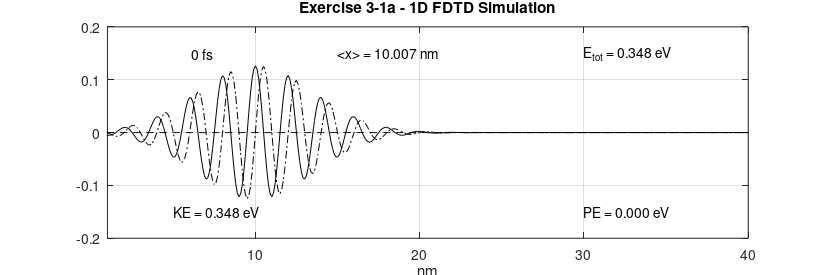
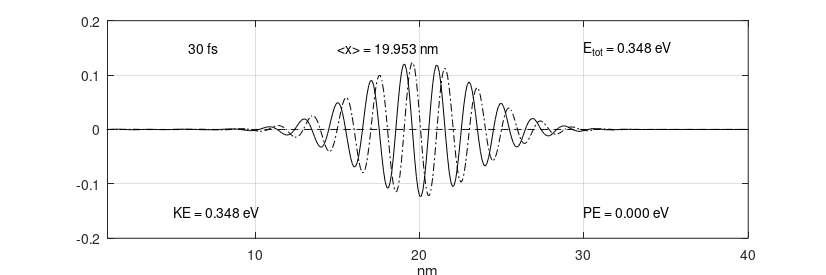
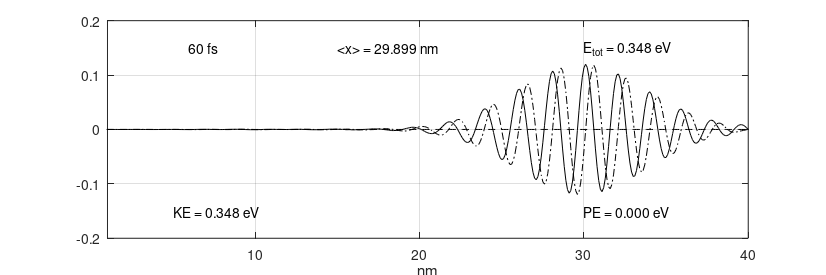

The MATLAB source for these figures, in order:
##############################################################################
##
## Copyright (C) 2023, Ervin Mazlagic
##
## This file is part of the personal solutions manual for "Quantum Mechanics
## for Electrical Engineers" by Dennis M. Sullivan (ISBN 978-0-470-87409-7),
## see "github.com/ninux/qmee".
##
##############################################################################

## Chapter 1 - Exercise 3-1a
## 1D FDTD simulation of psi

# cleanup environment
clear all;
close all;

% measure time for complete script to run
tic();

# general definitions and constants
h           = 6.626e-34;    # [J*s]     Plank's constant
hbar        = h/(2*pi);     # [J*s]     reduced Plank's constant
m0          = 9.1e-31;      # [kg]      free space mass of electron (rest mass)

meff_Si     = 1.08;         # [-]       effective mass factor of Si
meff_Ge     = 0.067;        # [-]       effective mass factor of Ge
meff_GaAs   = 0.55;         # [-]       effective mass factor of GaAs

meff        = meff_Si;      # [m]       effective mass
melec       = meff*m0;      # [?]       mass of an electron
ecoul       = 1.6e-19;      # [C]       charge of an electron
epsz        = 8.85e-9;      # [A*s/V/m] dielectric of free space
eV2J        = 1.6e-19;      # [-]       energy conversion factor (eV to J)
J2eV        = 1/eV2J;       # [-]       energy conversion factor (J to eV)

# simulation parameters
NN          = 400;          # [-]       number of points in the problem space
del_x       = .1e-9;        # [?]       cell size
dt          = 2e-17;        # [s]       time steps
DX          = del_x*1e9;    # [_]       cell size in nm
XX          = (DX:DX:DX*NN);# [-]       length in nm for plotting
ra          = (0.5*hbar/melec)*(dt/del_x^2);    # must be < 0.15 for stability

# check stability
if (ra < 0.15)
    # stable
elseif
    # unstable
    printf("WARNING: Simulation not stable, check parameters ...");
endif

# specification of the potential
# original code with loops
#{
V = zeros(1,NN);  # init potential vector

## potential definitions

# constant barrier band in center
for n = NN/2:NN/2+50
    V(n) = .15*eV2J;
end

# semiconductor condution band
for n = 1 : NN/2
    V(n) = .1*eV2J;
end

for n = NN/2+1 : NN
    V(n) = .2*eV2J;
end

# electric field
for n = 1 : NN
    V(n) = -(0.2/400)*(n-400)*eV2J;
end
#}
# new code with potential selection and without loops
V = zeros(1,NN);    # initialize potential vector with 0

# potential options
#{
    A = zero potential
    B = constant barrier band in center
    C = semiconductor conduction band
    D = one-sided finite wall
    E = linear electric field
#}
potentialOption = "A";

if (potentialOption == "A")
    # zero potential
elseif (potentialOption == "B")
    # constant barrier band in center
    bw = 50;                    # barrier width
    vb = 0.15*eV2J;             # barrier potential
    V(NN/2:NN/2+bw) = vb;
elseif (potentialOption == "C")
    # semicondctor conduction band
    vb1 = 0.1*eV2J;             # 1st potential
    vb2 = 0.2*eV2J;             # 2nd potential
    V(1:NN/2) = vb1;
    V(NN/2+1:NN) = vb2;
elseif (potentialOption == "D")
    # one-sided finite wall
    vb = 0.2*eV2J;              # potential
    V(NN/2:NN) = vb;
elseif (potentialOption == "E")
    # linear electric field
    vbm = (0.2/NN)*eV2J;        # max. potential
    V(1:NN) = ([NN:-1:1]')*vbm;
elseif
    printf("ERROR: invalid potential option, aborting script ...\n");
    return
endif

#initialize a sine wave in a gaussian envelope
lambda  = 20;           # pulse wavelength
sigma   = 50;           # pulse width
nc      = 100;          # starting position
prl     = zeros(1,NN);  # real part of the state variable
pim     = zeros(1,NN);  # imaginary part of the state variable
ptot    = 0.;           # total energy

# original code with loops
#{
for n=2:NN-1
    prl(n)  = exp(-1.*((n-nc)/sigma)^2)*cos(2*pi*(n-nc)/lambda);
    pim(n)  = exp(-1.*((n-nc)/sigma)^2)*sin(2*pi*(n-nc)/lambda);
    ptot    = ptot + prl(n)^2 + pim(n)^2;
end
#}
# new code without loops
prl(2:NN-1) = exp(-1.*(([2:NN-1]-nc)./sigma).^2) ...
            .* cos((2*pi).*([2:NN-1]-nc)./lambda);
pim(2:NN-1) = exp(-1.*(([2:NN-1]-nc)./sigma).^2) ...
            .* sin((2*pi).*([2:NN-1]-nc)./lambda);
ptot = sum(prl.^2) + sum(pim.^2);

pnorm = sqrt(ptot); # normalization constant

# normalize and check
ptot = 0.;

# original code with loops
#{
for n=1:NN
    prl(n)  = prl(n)/pnorm;
    pim(n)  = pim(n)/pnorm;
    ptot    = ptot + prl(n)^2 + pim(n)^2;
end
#}
# new code without loops
prl(1:NN) = prl(1:NN)./pnorm;
pim(1:NN) = pim(1:NN)./pnorm;
ptot = sum(prl(1:NN).^2) + sum(pim(1:NN).^2);

# check normalization for total energy
    norm_limit = (1e-3)*[-1, 1] + 1;
    if (ptot > norm_limit(1) && ptot < norm_limit(2))
        # normalization ok
        fprintf("INFO: Normalization for energy ok (n = %f, error = %2.3f %%).\n",
                ptot, (ptot-1)*1e2);
    else
        # normalization not ok
        fprintf("WARNING: Normalization for energy not ok (n = %f, error = %2.3f %%).\n",
                ptot, (ptot-1)*1e2);
    endif

# parameters for the FDTD simulation
T       = 0;    # absolute time in steps
n_step  = 1;    # steps per loop
count   = 0;    # number of loops
nos     = 1500; # number of timestepts between plots (equidistant)
nop     = 3;    # number of plots to be made

# perform simulation
while nop > count

    # this is the core FDTD program
    for m=1:n_step
        T = T+1;

        #{
        for n=2:NN-1
            prl(n) = prl(n) ...
                   - ra*(pim(n-1) -2*pim(n) + pim(n+1)) ...
                   + (dt/hbar)*V(n)*pim(n);
        end

        for n=2:NN-1
            pim(n) = pim(n) ...
                   + ra*(prl(n-1) -2*prl(n) + prl(n+1)) ...
                   - (dt/hbar)*V(n)*prl(n);
        end
        #}
        # new code without loops
        rng = [2:NN-1];

        prl(rng) = prl(rng) ...
                 - ra.*(pim(rng-1) - 2.*pim(rng) + pim(rng+1)) ...
                 + (dt/hbar).*V(rng).*pim(rng);

        pim(rng) = pim(rng) ...
                 + ra.*(prl(rng-1) - 2.*prl(rng) + prl(rng+1)) ...
                 - (dt/hbar).*V(rng).*prl(rng);
    end

    # calculate the expected values
    PE = 0.;    # initialize potential energy

    # original code with loops
    #{
    for n=1:NN
        psi(n) = prl(n) + i*pim(n);
        PE     = PE + psi(n)*psi(n)'*V(n);
    end
    #}
    # new code without loops
    psi(1:NN) = prl(1:NN) + i.*pim(1:NN);
    PE = sum(psi(1:NN).*conj(psi(1:NN)).*V(1:NN));

    # check normalization
    check_norm = psi*psi';
    norm_limit = (1e-3)*[-1, 1] + 1;
    if (check_norm > norm_limit(1) && check_norm < norm_limit(2))
        # normalization ok
        fprintf("INFO: Normalization for psi ok (n = %f, error = %2.3f %%).\n",
                check_norm, (check_norm-1)*1e2);
    else
        # normalization not ok
        fprintf("WARNING: Normalization for psi not ok (n = %f, error = %2.3f %%).\n",
                check_norm, (check_norm-1)*1e2);
    endif

    PE = PE*J2eV;    # potential energy

    ke = 0. + j*0.;

    # original code with loops
    #{
    for n=2:NN-1
        lap_p = psi(n+1) - 2*psi(n) + psi(n-1);
        ke = ke + lap_p*psi(n)';
    end
    #}
    # new code without loops
    rng = [2:NN-1];
    ke = sum((psi(rng+1)-2.*psi(rng)+psi(rng-1)).*conj(psi(rng)));

    KE = -J2eV*((hbar/del_x)^2/(2*melec))*real(ke);    # kinetic energy

    # original code with loops
    #{
    # calculate the expected position
    x_avg = 0;
    for n=1:NN
        x_avg += ((prl(n))^2 + (pim(n))^2) * (n*del_x);
    endfor
    #}
    # new code without loops
    x_avg = 0.;
    x_avg = sum( (prl(1:NN).^2 + pim(1:NN).^2) .* [1:NN].*del_x);

    # plot results
    figure(count+1);
    plot(XX, prl, "k");
    hold on;
    plot(XX, pim, "-.k");
    plot(XX, J2eV*V, "--k");
    hold off;

    axis([1 DX*NN -.2 .2] );

    # insert plot annotations
    text( 5,  .15, sprintf("%7.0f fs",           T*dt*1e15)); # show time in plot
    text( 5, -.15, sprintf("KE = %5.3f eV",      KE));        # show KE in plot
    text(30, -.15, sprintf("PE = %5.3f eV",      PE));        # show PE in plot
    text(30,  .15, sprintf("E_t_o_t = %5.3f eV", KE+PE));     # show Etot in plot
    text(15,  .15, sprintf("<x> = %5.3f nm",     x_avg*1e9)); % show <x> in plot

    xlabel("nm");

    set(gca, "fontsize", 10);
    if (count == 0)
        title("Exercise 3-1a - 1D FDTD Simulation");
    else
        title(" ");
    endif
    grid on;

    fig = gcf();
    set(fig, "PaperUnits", "centimeters");
    x_width = 21;
    y_width = 7;
    set(fig, "PaperPosition", [0 0 x_width y_width]);
    print(fig, strcat("ex_3_1_a_", num2str(count), ".png"), "-dpng");

    count++;
    n_step = nos;
end

# show time
elapsed_time = toc();
printf("INFO: Total time for simulation is %f s\n", elapsed_time);
